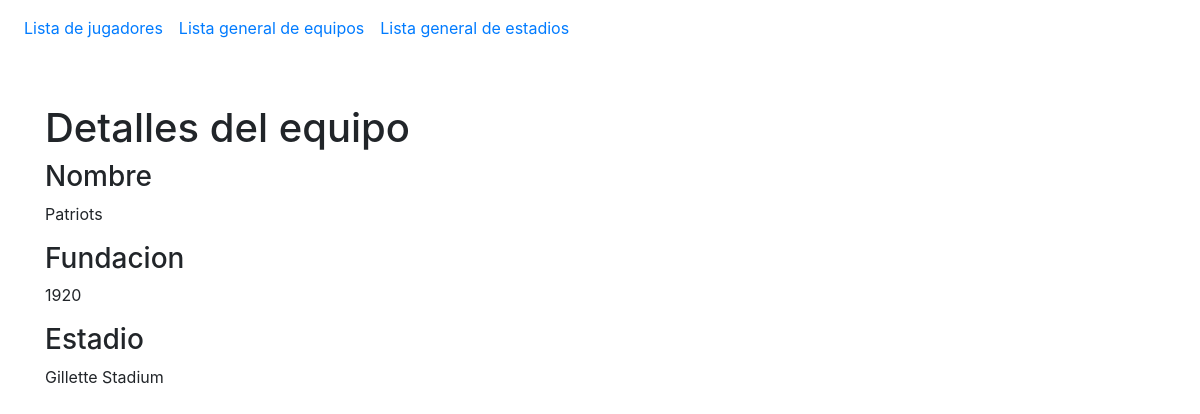
Page /equipos/5 on the committed database.
### aplicacion/models.py (models this page shows, shortened)
class Equipo(models.Model):
    nombre=models.CharField(max_length=100)
    fundacion=models.IntegerField()
    estadio=models.CharField(max_length=100)

### aplicacion/views.py (the view)
# urls.py: path('equipos/<int:pk>', views.equipoDetalle, name='equipoDetalle'),
def equipoDetalle(request, pk):
    equipo=Equipo.objects.get(id=pk)
    queryset={
        'equipo':equipo
    }
    return render(request, 'equipoDetalle.html', queryset)

### aplicacion/templates/equipoDetalle.html (shortened to what this page needs)
{% extends 'index.html' %}
{% block contenido %}
    <h1>Detalles del equipo</h1>
    <h3>Nombre</h3>
    <p>{{equipo.nombre}}</p>
    <h3>Fundacion</h3>
    <p>{{equipo.fundacion}}</p>
    <h3>Estadio</h3>
    <p>{{equipo.estadio}}</p>
{% endblock contenido %}

### rows in the picture
Equipo: nombre "Patriots", fundacion "1920", estadio "Gillette Stadium"
